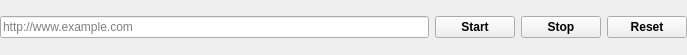
<?xml version="1.0" encoding="UTF-8"?>
<ui version="4.0">
 <class>ControlPanelWidget</class>
 <widget class="QWidget" name="ControlPanelWidget">
  <property name="geometry">
   <rect>
    <x>0</x>
    <y>0</y>
    <width>687</width>
    <height>55</height>
   </rect>
  </property>
  <property name="windowTitle">
   <string>crawlerControlWidget</string>
  </property>
  <layout class="QVBoxLayout" name="verticalLayout">
   <property name="leftMargin">
    <number>0</number>
   </property>
   <property name="topMargin">
    <number>0</number>
   </property>
   <property name="rightMargin">
    <number>0</number>
   </property>
   <property name="bottomMargin">
    <number>0</number>
   </property>
   <item>
    <widget class="QWidget" name="controlPanelWidget" native="true">
     <property name="styleSheet">
      <string notr="true"/>
     </property>
     <layout class="QVBoxLayout" name="verticalLayout_2">
      <property name="leftMargin">
       <number>0</number>
      </property>
      <property name="topMargin">
       <number>0</number>
      </property>
      <property name="rightMargin">
       <number>0</number>
      </property>
      <property name="bottomMargin">
       <number>0</number>
      </property>
      <item>
       <layout class="QGridLayout" name="gridLayout">
        <item row="0" column="1">
         <widget class="QPushButton" name="startOrConrinueCrawlingButton">
          <property name="font">
           <font>
            <weight>75</weight>
            <bold>true</bold>
           </font>
          </property>
          <property name="text">
           <string>Start</string>
          </property>
         </widget>
        </item>
        <item row="0" column="2">
         <widget class="QPushButton" name="stopCrawlingButton">
          <property name="font">
           <font>
            <weight>75</weight>
            <bold>true</bold>
           </font>
          </property>
          <property name="text">
           <string>Stop</string>
          </property>
         </widget>
        </item>
        <item row="0" column="0">
         <widget class="SeoSpider::UrlLineEdit" name="urlLineEdit">
          <property name="placeholderText">
           <string>http://www.example.com</string>
          </property>
          <property name="isValidUrl" stdset="0">
           <bool>false</bool>
          </property>
         </widget>
        </item>
        <item row="0" column="3">
         <widget class="QPushButton" name="clearCrawlingDataButton">
          <property name="font">
           <font>
            <weight>75</weight>
            <bold>true</bold>
           </font>
          </property>
          <property name="text">
           <string>Reset</string>
          </property>
         </widget>
        </item>
       </layout>
      </item>
     </layout>
    </widget>
   </item>
  </layout>
 </widget>
 <customwidgets>
  <customwidget>
   <class>SeoSpider::UrlLineEdit</class>
   <extends>QLineEdit</extends>
   <header>url_line_edit.h</header>
  </customwidget>
 </customwidgets>
 <resources/>
 <connections/>
</ui>
